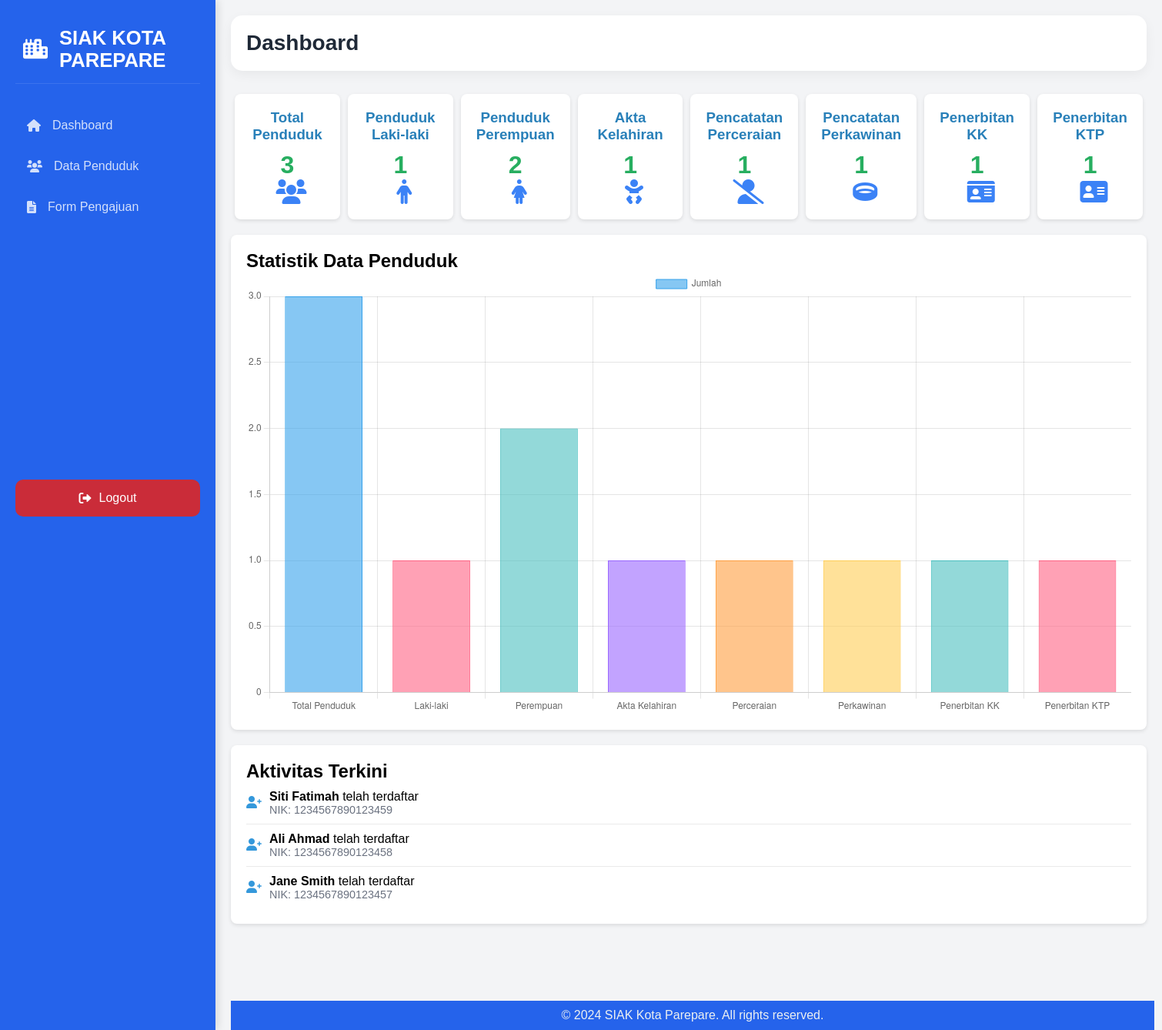
/admin1/index.php (signed in), run on the app's committed database.
### tables this page shows
CREATE TABLE `data_penduduk` (
  `nik` varchar(20) NOT NULL,
  `nama` varchar(100) NOT NULL,
  `alamat` text NOT NULL,
  `tempat_lahir` varchar(100) NOT NULL,
  `tanggal_lahir` date NOT NULL,
  `agama` varchar(50) NOT NULL,
  `pendidikan` varchar(50) NOT NULL,
  `golongan_darah` varchar(3) DEFAULT NULL,
  `status_warga` enum('Aktif','Tidak Aktif') NOT NULL,
  `jenis_kelamin` enum('L','P') NOT NULL
);

### admin1/index.php (the view, shortened to what this page needs)
<?php
include '../config/database.php';
?>
<!DOCTYPE html>
<html lang="id">
<head>
    <link href="https://cdnjs.cloudflare.com/ajax/libs/font-awesome/6.0.0/css/all.min.css" rel="stylesheet">
    <link rel="stylesheet" href="../assets/css/dashboard.css">
</head>
<body>
<nav class="sidebar">
    <div class="logo">
        <i class="fas fa-city"></i>
        <span class="menu-text">SIAK KOTA PAREPARE</span>
    </div>
    <a href="dashboard.php" class="menu-item active"><i class="fas fa-home"></i> Dashboard</a>
    <a href="data_penduduk.php" class="menu-item"><i class="fas fa-users"></i> Data Penduduk</a>
    <a href="dokumen.php" class="menu-item"><i class="fas fa-file-alt"></i> Form Pengajuan</a>
    <form action="../login.php" method="GET" style="margin-top: auto;">
        <button type="submit" name="action" value="logout" class="logout-btn">
            <i class="fas fa-sign-out-alt"></i> Logout
        </button>
    </form>
</nav>
<main class="main-content">
    <div class="header">
        <h1>Dashboard</h1>
    </div>
    <div class="dashboard-stats">
        <?php
        $total_query = "SELECT COUNT(*) as total FROM data_penduduk";
        $male_query = "SELECT COUNT(*) as total FROM data_penduduk WHERE jenis_kelamin = 'L'";
        $female_query = "SELECT COUNT(*) as total FROM data_penduduk WHERE jenis_kelamin = 'P'";
        $total_result = mysqli_query($conn, $total_query);
        $male_result = mysqli_query($conn, $male_query);
        $female_result = mysqli_query($conn, $female_query);
        $total_data = mysqli_fetch_assoc($total_result);
        $male_data = mysqli_fetch_assoc($male_result);
        $female_data = mysqli_fetch_assoc($female_result);
        ?>
        <div class="stat-card">
            <h3>Total Penduduk</h3>
            <div class="number"><?php echo $total_data['total']; ?></div>
            <i class="fas fa-users icon"></i>
        </div>
        <div class="stat-card">
            <h3>Penduduk Laki-laki</h3>
            <div class="number"><?php echo $male_data['total']; ?></div>
            <i class="fas fa-male icon"></i>
        </div>
        <div class="stat-card">
            <h3>Penduduk Perempuan</h3>
            <div class="number"><?php echo $female_data['total']; ?></div>
            <i class="fas fa-female icon"></i>
        </div>
        <?php
        $akta_kelahiran_query = "SELECT COUNT(*) as total FROM akta_kelahiran";
        $akta_kelahiran_result = mysqli_query($conn, $akta_kelahiran_query);
        $akta_kelahiran_data = mysqli_fetch_assoc($akta_kelahiran_result);
        ?>
        <div class="stat-card">
            <h3>Akta Kelahiran</h3>
            <div class="number"><?php echo $akta_kelahiran_data['total']; ?></div>
            <i class="fas fa-baby icon"></i>
        </div>
        <?php
        $perceraian_query = "SELECT COUNT(*) as total FROM pencatatan_perceraian";
        $perceraian_result = mysqli_query($conn, $perceraian_query);
        $perceraian_data = mysqli_fetch_assoc($perceraian_result);
        ?>
        <div class="stat-card">
            <h3>Pencatatan Perceraian</h3>
            <div class="number"><?php echo $perceraian_data['total']; ?></div>
            <i class="fas fa-user-slash icon"></i>
        </div>
        <?php
        $perkawinan_query = "SELECT COUNT(*) as total FROM pencatatan_perkawinan";
        $perkawinan_result = mysqli_query($conn, $perkawinan_query);
        $perkawinan_data = mysqli_fetch_assoc($perkawinan_result);
        ?>
        <div class="stat-card">
            <h3>Pencatatan Perkawinan</h3>
            <div class="number"><?php echo $perkawinan_data['total']; ?></div>
            <i class="fas fa-ring icon"></i>
        </div>
        <?php
        $kk_query = "SELECT COUNT(*) as total FROM penerbitan_kk";
        $kk_result = mysqli_query($conn, $kk_query);
        $kk_data = mysqli_fetch_assoc($kk_result);
        ?>
        <div class="stat-card">
            <h3>Penerbitan KK</h3>
            <div class="number"><?php echo $kk_data['total']; ?></div>
            <i class="fas fa-id-card icon"></i>
        </div>
        <?php
        $ktp_query = "SELECT COUNT(*) as total FROM penerbitan_ktp";
        $ktp_result = mysqli_query($conn, $ktp_query);
        $ktp_data = mysqli_fetch_assoc($ktp_result);
        ?>
        <div class="stat-card">
            <h3>Penerbitan KTP</h3>
            <div class="number"><?php echo $ktp_data['total']; ?></div>
            <i class="fas fa-address-card icon"></i>
        </div>
    </div>
    <div class="chart-container">
        <h2>Statistik Data Penduduk</h2>
        <canvas id="dataChart"></canvas>
    </div>
    <div class="recent-activities">
        <h2>Aktivitas Terkini</h2>
        <ul class="activity-list">
            <?php
            $recent_query = "SELECT * FROM data_penduduk ORDER BY nik DESC LIMIT 5";
            $recent_result = mysqli_query($conn, $recent_query);
            while ($activity = mysqli_fetch_assoc($recent_result)) {
                echo "<li class='activity-item'>
                        <div class='activity-icon'>
                            <i class='fas fa-user-plus'></i>
                        </div>
                        <div>
                            <strong>{$activity['nama']}</strong> telah terdaftar
                            <div style='color: #6b7280; font-size: 0.9rem;'>NIK: {$activity['nik']}</div>
                        </div>
                      </li>";
            }
            ?>
        </ul>
    </div>
</main>
<footer>
    <div class="footer-content">
        <p>&copy; 2024 SIAK Kota Parepare. All rights reserved.</p>
    </div>
</footer>
<script>
    // Ambil data untuk grafik
    const totalPenduduk = <?php echo $total_data['total']; ?>;
    const totalLakiLaki = <?php echo $male_data['total']; ?>;
    const totalPerempuan = <?php echo $female_data['total']; ?>;
    const totalAktaKelahiran = <?php echo $akta_kelahiran_data['total']; ?>;
    const totalPerceraian = <?php echo $perceraian_data['total']; ?>;
    const totalPerkawinan = <?php echo $perkawinan_data['total']; ?>;
    const totalKK = <?php echo $kk_data['total']; ?>;
    const totalKTP = <?php echo $ktp_data['total']; ?>;
    const ctx = document.getElementById('dataChart').getContext('2d');
    const dataChart = new Chart(ctx, {
        type: 'bar', // Jenis grafik
        data: {
            labels: ['Total Penduduk', 'Laki-laki', 'Perempuan', 'Akta Kelahiran', 'Perceraian', 'Perkawinan', 'Penerbitan KK', 'Penerbitan KTP'],
            datasets: [{
                label: 'Jumlah', // Label untuk dataset
                data: [totalPenduduk, totalLakiLaki, totalPerempuan, totalAktaKelahiran, totalPerceraian, totalPerkawinan, totalKK, totalKTP],
                backgroundColor: [
                    'rgba(54, 162, 235, 0.6)',
                    'rgba(255, 99, 132, 0.6)',
                    'rgba(75, 192, 192, 0.6)',
                    'rgba(153, 102, 255, 0.6)',
                    'rgba(255, 159, 64, 0.6)',
                    'rgba(255, 206, 86, 0.6)',
                    'rgba(75, 192, 192, 0.6)',
                    'rgba(255, 99, 132, 0.6)'
                ],
                borderColor: [
                    'rgba(54, 162, 235, 1)',
                    'rgba(255, 99, 132, 1)',
                    'rgba(75, 192, 192, 1)',
                    'rgba(153, 102, 255, 1)',
                    'rgba(255, 159, 64, 1)',
                    'rgba(255, 206, 86, 1)',
                    'rgba(75, 192, 192, 1)',
                    'rgba(255, 99, 132, 1)'
                ],
                borderWidth: 1 // Ketebalan garis batas
            }]
        },
        options: {
            scales: {
                y: {
                    beginAtZero: true // Memulai sumbu Y dari nol
                }
            }
        }
    });
</script>
</body>
</html>

### admin1/index.php (style rules this page uses)
* { margin: 0; padding: 0; box-sizing: border-box; font-family: 'Poppins', sans-serif; }
:root { --primary-color: #2563eb; --secondary-color: #1e40af; --accent-color: #3b82f6; --text-color: #1f2937; --bg-light: #f3f4f6; --transition: all 0.3s ease; }
body { background-color: var(--bg-light); min-height: 100vh; }
.sidebar { position: fixed; left: 0; top: 0; height: 100%; width: 280px; background: var(--primary-color); padding: 20px; color: white; box-shadow: 4px 0 10px rgba(0, 0, 0, 0.1); }
.sidebar .logo { display: flex; align-items: center; gap: 15px; padding: 15px 10px; font-size: 1.6rem; font-weight: 600; margin-bottom: 30px; border-bottom: 1px solid rgba(255, 255, 255, 0.1); }
.sidebar .menu-item { display: flex; align-items: center; gap: 15px; padding: 15px; color: rgba(255, 255, 255, 0.8); text-decoration: none; border-radius: 10px; margin-bottom: 5px; transition: var(--transition); }
.sidebar .logout-btn { margin-top: 330px; background-color: rgba(220, 38, 38, 0.9); color: white; padding: 15px; border: none; border-radius: 10px; cursor: pointer; text-align: center; width: 100%; font-size: 1rem; font-weight: 500; transition: var(--transition); display: flex; align-items: center; justify-content: center; gap: 10px; }
.main-content { margin-left: 280px; padding: 20px; transition: margin-left 0.3s; }
.header { background: white; padding: 20px; border-radius: 15px; box-shadow: 0 5px 15px rgba(0, 0, 0, 0.05); margin-bottom: 30px; }
.header h1 { font-size: 28px; color: var(--text-color); font-weight: 600; }
.dashboard-stats { display: flex; justify-content: space-between; margin-bottom: 20px; }
.stat-card { background-color: white; border-radius: 8px; padding: 20px; box-shadow: 0 2px 5px rgba(0, 0, 0, 0.1); flex: 1; margin: 0 5px; text-align: center; transition: transform 0.3s, box-shadow 0.3s; }
.stat-card h3 { margin-bottom: 10px; color: #2980b9; }
.stat-card .number { font-size: 2rem; font-weight: bold; color: #27ae60; }
.stat-card .icon { top: 5px; right: 5px; font-size: 2rem; color: var(--accent-color); margin-left: 10px; }
.recent-activities { background-color: white; border-radius: 8px; padding: 20px; box-shadow: 0 2px 5px rgba(0, 0, 0, 0.1); margin-top: 20px; }
.activity-list { list-style: none; }
.activity-item { display: flex; align-items: center; padding: 10px 0; border-bottom: 1px solid #eaeaea; transition: background-color 0.2s; }
.activity-item:last-child { border-bottom: none; }
.activity-icon { margin-right: 10px; color: #3498db; }
.chart-container { background-color: white; border-radius: 8px; padding: 20px; box-shadow: 0 2px 5px rgba(0, 0, 0, 0.1); margin-top: 20px; }
footer { background-color: #2563eb; color: #ecf0f1; text-align: center; padding: 10px 0; position: relative; bottom: 0; width: 100%; margin-top: 80px; margin-left: 300px; max-width: 1200px; }
.footer-content { margin: 0 auto; }

### data on the page
data_penduduk: nama "Siti Fatimah", nik "1234567890123459"
data_penduduk: nama "Ali Ahmad", nik "1234567890123458"
data_penduduk: nama "Jane Smith", nik "1234567890123457"

### other printed values
$total_data['total'] "3"
$male_data['total'] "1"
$female_data['total'] "2"
$akta_kelahiran_data['total'] "1"
$perceraian_data['total'] "1"
$perkawinan_data['total'] "1"
$kk_data['total'] "1"
$ktp_data['total'] "1"
chart data {{ $total_data['total'] }} 3
chart data {{ $male_data['total'] }} 1
chart data {{ $female_data['total'] }} 2
chart data {{ $akta_kelahiran_data['total'] }} 1
